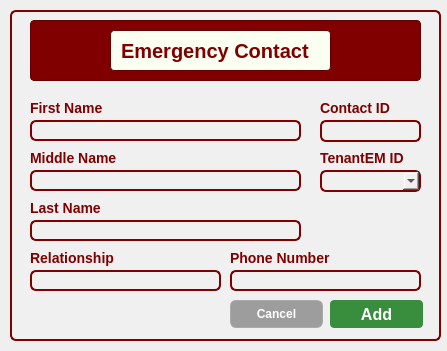
<?xml version="1.0" encoding="UTF-8"?>
<ui version="4.0">
 <class>Dialog</class>
 <widget class="QDialog" name="Dialog">
  <property name="geometry">
   <rect>
    <x>0</x>
    <y>0</y>
    <width>447</width>
    <height>351</height>
   </rect>
  </property>
  <property name="windowTitle">
   <string>Dialog</string>
  </property>
  <widget class="QFrame" name="frame">
   <property name="geometry">
    <rect>
     <x>10</x>
     <y>10</y>
     <width>431</width>
     <height>331</height>
    </rect>
   </property>
   <property name="styleSheet">
    <string notr="true">background-color: rgb(240, 240, 240);
border: 2px solid #800000;
border-radius: 6px;
</string>
   </property>
   <property name="frameShape">
    <enum>QFrame::StyledPanel</enum>
   </property>
   <property name="frameShadow">
    <enum>QFrame::Raised</enum>
   </property>
   <widget class="QFrame" name="frame_3">
    <property name="geometry">
     <rect>
      <x>20</x>
      <y>10</y>
      <width>391</width>
      <height>61</height>
     </rect>
    </property>
    <property name="styleSheet">
     <string notr="true">background-color: #800000;  /* Maroon background */
                border: 1px solid #660000;  /* Darker maroon border */
                border-radius: 4px;
                padding: 5px;
                font-family: 'Times New Roman', serif;  /* Formal font */
                font-size: 14px;
                color: white;</string>
    </property>
    <property name="frameShape">
     <enum>QFrame::StyledPanel</enum>
    </property>
    <property name="frameShadow">
     <enum>QFrame::Raised</enum>
    </property>
    <widget class="QLabel" name="label_2">
     <property name="geometry">
      <rect>
       <x>80</x>
       <y>10</y>
       <width>221</width>
       <height>41</height>
      </rect>
     </property>
     <property name="styleSheet">
      <string notr="true">background-color: rgb(250, 255, 242);
border: 1px solid #660000;
border-radius: 4px;
padding: 5px;
font-family: 'Cal Sans', sans-serif;
font-weight: 700;
font-style: normal;
font-size: 20px;
color: #800000;
text-align: center;
vertical-align: middle;

</string>
     </property>
     <property name="text">
      <string>Emergency Contact</string>
     </property>
    </widget>
   </widget>
   <widget class="QLineEdit" name="ContactIDLineEdit">
    <property name="geometry">
     <rect>
      <x>310</x>
      <y>110</y>
      <width>101</width>
      <height>22</height>
     </rect>
    </property>
   </widget>
   <widget class="QLabel" name="label">
    <property name="geometry">
     <rect>
      <x>310</x>
      <y>90</y>
      <width>81</width>
      <height>16</height>
     </rect>
    </property>
    <property name="styleSheet">
     <string notr="true">background: none;
    border: none;
    color: #800000;
    font-family: 'Cal Sans', sans-serif;
    font-weight: 700;
    font-style: normal;
    font-size: 14px;</string>
    </property>
    <property name="text">
     <string>Contact ID</string>
    </property>
   </widget>
   <widget class="QLineEdit" name="FirstNameLineEdit">
    <property name="geometry">
     <rect>
      <x>20</x>
      <y>110</y>
      <width>271</width>
      <height>21</height>
     </rect>
    </property>
   </widget>
   <widget class="QLabel" name="label_3">
    <property name="geometry">
     <rect>
      <x>20</x>
      <y>90</y>
      <width>91</width>
      <height>16</height>
     </rect>
    </property>
    <property name="styleSheet">
     <string notr="true">background: none;
    border: none;
    color: #800000;
    font-family: 'Cal Sans', sans-serif;
    font-weight: 700;
    font-style: normal;
    font-size: 14px;</string>
    </property>
    <property name="text">
     <string>First Name</string>
    </property>
   </widget>
   <widget class="QLineEdit" name="MiddleNameLineEdit">
    <property name="geometry">
     <rect>
      <x>20</x>
      <y>160</y>
      <width>271</width>
      <height>21</height>
     </rect>
    </property>
   </widget>
   <widget class="QLabel" name="label_4">
    <property name="geometry">
     <rect>
      <x>20</x>
      <y>140</y>
      <width>91</width>
      <height>16</height>
     </rect>
    </property>
    <property name="styleSheet">
     <string notr="true">background: none;
    border: none;
    color: #800000;
    font-family: 'Cal Sans', sans-serif;
    font-weight: 700;
    font-style: normal;
    font-size: 14px;</string>
    </property>
    <property name="text">
     <string>Middle Name</string>
    </property>
   </widget>
   <widget class="QLineEdit" name="LastNameLineEdit">
    <property name="geometry">
     <rect>
      <x>20</x>
      <y>210</y>
      <width>271</width>
      <height>21</height>
     </rect>
    </property>
   </widget>
   <widget class="QLabel" name="label_9">
    <property name="geometry">
     <rect>
      <x>20</x>
      <y>190</y>
      <width>91</width>
      <height>16</height>
     </rect>
    </property>
    <property name="styleSheet">
     <string notr="true">background: none;
    border: none;
    color: #800000;
    font-family: 'Cal Sans', sans-serif;
    font-weight: 700;
    font-style: normal;
    font-size: 14px;</string>
    </property>
    <property name="text">
     <string>Last Name</string>
    </property>
   </widget>
   <widget class="QLabel" name="label_10">
    <property name="geometry">
     <rect>
      <x>310</x>
      <y>140</y>
      <width>91</width>
      <height>16</height>
     </rect>
    </property>
    <property name="styleSheet">
     <string notr="true">background: none;
    border: none;
    color: #800000;
    font-family: 'Cal Sans', sans-serif;
    font-weight: 700;
    font-style: normal;
    font-size: 14px;</string>
    </property>
    <property name="text">
     <string>TenantEM ID</string>
    </property>
   </widget>
   <widget class="QLineEdit" name="PhoneNumberLineEdit">
    <property name="geometry">
     <rect>
      <x>220</x>
      <y>260</y>
      <width>191</width>
      <height>21</height>
     </rect>
    </property>
   </widget>
   <widget class="QLabel" name="label_12">
    <property name="geometry">
     <rect>
      <x>220</x>
      <y>240</y>
      <width>111</width>
      <height>16</height>
     </rect>
    </property>
    <property name="styleSheet">
     <string notr="true">background: none;
    border: none;
    color: #800000;
    font-family: 'Cal Sans', sans-serif;
    font-weight: 700;
    font-style: normal;
    font-size: 14px;</string>
    </property>
    <property name="text">
     <string>Phone Number</string>
    </property>
   </widget>
   <widget class="QLabel" name="label_21">
    <property name="geometry">
     <rect>
      <x>20</x>
      <y>240</y>
      <width>111</width>
      <height>16</height>
     </rect>
    </property>
    <property name="styleSheet">
     <string notr="true">background: none;
    border: none;
    color: #800000;
    font-family: 'Cal Sans', sans-serif;
    font-weight: 700;
    font-style: normal;
    font-size: 14px;</string>
    </property>
    <property name="text">
     <string>Relationship</string>
    </property>
   </widget>
   <widget class="QLineEdit" name="RelationshipLineEdit">
    <property name="geometry">
     <rect>
      <x>20</x>
      <y>260</y>
      <width>191</width>
      <height>21</height>
     </rect>
    </property>
   </widget>
   <widget class="QPushButton" name="AddpushButton">
    <property name="geometry">
     <rect>
      <x>320</x>
      <y>290</y>
      <width>93</width>
      <height>28</height>
     </rect>
    </property>
    <property name="styleSheet">
     <string notr="true">background-color: #388E3C; /* Darker green */
color: white;
font-family: &quot;Cal Sans&quot;, sans-serif;
font-weight: 700; /* Bold */
font-size: 16px;
border: none;
border-radius: 4px;
padding: 6px 12px;
</string>
    </property>
    <property name="text">
     <string>Add</string>
    </property>
   </widget>
   <widget class="QPushButton" name="CancelpushButton">
    <property name="geometry">
     <rect>
      <x>220</x>
      <y>290</y>
      <width>93</width>
      <height>28</height>
     </rect>
    </property>
    <property name="styleSheet">
     <string notr="true">background: rgb(157, 157, 157);
color: white;
font-family: 'Cal Sans', sans-serif;
font-weight: 500;
font-style: normal;
font-size: 12px;
border: 1px solid rgb(169, 169, 169);
</string>
    </property>
    <property name="text">
     <string>Cancel</string>
    </property>
   </widget>
   <widget class="QComboBox" name="TenantEMIDComboBox">
    <property name="geometry">
     <rect>
      <x>310</x>
      <y>160</y>
      <width>101</width>
      <height>22</height>
     </rect>
    </property>
   </widget>
  </widget>
 </widget>
 <resources/>
 <connections/>
</ui>
